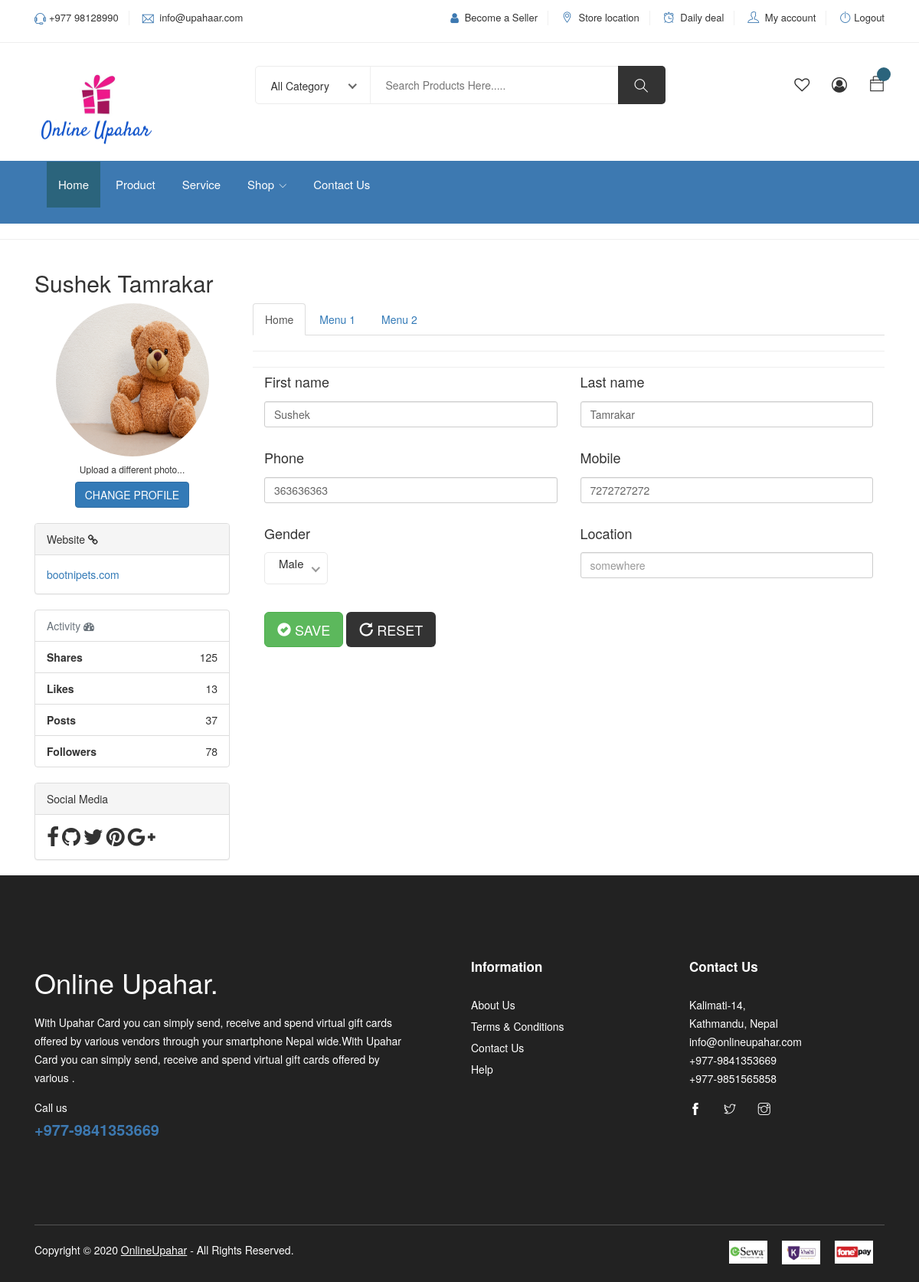
The page /userprofile/ (signed in) on the database its author committed.
### Account/models.py (models this page shows, shortened)
class Account(AbstractBaseUser):
    email = models.EmailField(
        verbose_name='email address',
        max_length=255,
        unique=True,
    )
    username = models.CharField(max_length=50, null=True, blank=True)
    account_name = models.CharField(max_length=50, null=True, blank=True)
    is_active = models.BooleanField(default=True)
    is_admin = models.BooleanField(default=False)
    token = models.CharField(max_length=20, blank=True, null=True)
    is_verified = models.BooleanField(default=False)
    send_first_email = models.BooleanField(default=False)
    profile_create = models.BooleanField(default=False)
    is_seller = models.BooleanField(default=False)
    objects = AccountManager()
    USERNAME_FIELD = 'email'
    REQUIRED_FIELDS = ['account_name']
    def __str__(self):
        return self.email

### Profile/models.py (models this page shows, shortened)
class Profile(models.Model):
    user = models.OneToOneField(Account,on_delete=models.CASCADE, null=True, blank=True)
    first_name = models.CharField(max_length=50, null=True, blank=True)
    last_name = models.CharField(max_length=50, null=True, blank=True)
    phone = models.CharField(max_length=15, null=True, blank=True)
    mobile = models.CharField(max_length=15, null=True, blank=True)
    profile_image = models.ImageField(default="images/img1.jpg",upload_to='user_profile_img',blank=True,null=True)
    gender = models.CharField(max_length=30,choices=gender_list, null=True, blank=True)
    location = models.CharField(max_length=50, null=True, blank=True)
    @property
    def imageURL(self):
        try:
            url = self.profile_image.url
        except:
            url = ''
        return url

### Profile/views.py (the view, shortened to what this page needs)
# urls.py: path('userprofile/',views.userProfile,name='userprofile'),
def userProfile(request):
	if request.method == 'GET':
		userinfo = Account.objects.get(id=request.user.id)
		profile = Profile.objects.get(user_id=request.user.id)
		context = {
			'profile' : profile,
			'userinfo' : userinfo,
		}
		return render(request,'userprofile/profile.html',context)
	return render(request,'userprofile/profile.html')

### templates/userprofile/profile.html (shortened to what this page needs)
{% extends 'master/base.html' %}
{% load static %}
{% block body %}
<link href="//maxcdn.bootstrapcdn.com/bootstrap/4.1.1/css/bootstrap.min.css" rel="stylesheet" id="bootstrap-css">
<link href="//maxcdn.bootstrapcdn.com/bootstrap/4.0.0/css/bootstrap.min.css" rel="stylesheet" id="bootstrap-css">
<head>
  <link rel="stylesheet" href="https://maxcdn.bootstrapcdn.com/bootstrap/3.3.7/css/bootstrap.min.css">
</head>
<hr>
<div class="container bootstrap snippet">
    <div class="row">
  		<div class="col-sm-10"><h2>{{request.user.account_name}}</h2></div>
    </div>
    <div class="row">
  		<div class="col-sm-3">
      <div class="text-center">
        <a href="#"><img class="rounded-circle" src="{{ profile.imageURL }}" style="height:200px;width: 200px;background-color: #bbb;margin:auto;border-radius: 50%;display: inline-block;border-radius: 10px;
  background: white;"></a>
        <h6>Upload a different photo...</h6>
        <button type="button" class="btn btn-primary" data-toggle="modal" data-target=".bd-example-modal-sm">Change Profile</button>
      </div></hr><br>
          <div class="panel panel-default">
            <div class="panel-heading">Website <i class="fa fa-link fa-1x"></i></div>
            <div class="panel-body"><a href="http://bootnipets.com">bootnipets.com</a></div>
          </div>
          <ul class="list-group">
            <li class="list-group-item text-muted">Activity <i class="fa fa-dashboard fa-1x"></i></li>
            <li class="list-group-item text-right"><span class="pull-left"><strong>Shares</strong></span> 125</li>
            <li class="list-group-item text-right"><span class="pull-left"><strong>Likes</strong></span> 13</li>
            <li class="list-group-item text-right"><span class="pull-left"><strong>Posts</strong></span> 37</li>
            <li class="list-group-item text-right"><span class="pull-left"><strong>Followers</strong></span> 78</li>
          </ul>
          <div class="panel panel-default">
            <div class="panel-heading">Social Media</div>
            <div class="panel-body">
            	<i class="fa fa-facebook fa-2x"></i> <i class="fa fa-github fa-2x"></i> <i class="fa fa-twitter fa-2x"></i> <i class="fa fa-pinterest fa-2x"></i> <i class="fa fa-google-plus fa-2x"></i>
            </div>
          </div>
        </div>
    	<div class="col-sm-9">
            <ul class="nav nav-tabs">
                <li class="active"><a data-toggle="tab" href="#home">Home</a></li>
                <li><a data-toggle="tab" href="#messages">Menu 1</a></li>
                <li><a data-toggle="tab" href="#settings">Menu 2</a></li>
              </ul>
          <div class="tab-content">
            <div class="tab-pane active" id="home">
                <hr>
                  <form enctype="multipart/form-data" class="form" method="POST" id="registrationForm">
                      <div class="form-group">
                          <div class="col-xs-6">
                              <label for="first_name"><h4>First name</h4></label>
                              <input type="text" class="form-control" name="first_name" id="first_name" placeholder="first name" title="enter your first name if any." value = '{{profile.first_name}}'>
                          </div>
                      </div>
                      <div class="form-group">
                          <div class="col-xs-6">
                            <label for="last_name"><h4>Last name</h4></label>
                              <input type="text" class="form-control" name="last_name" id="last_name" placeholder="last name" title="enter your last name if any." value = '{{profile.last_name}}'>
                          </div>
                      </div>
                      <div class="form-group">
                          <div class="col-xs-6">
                              <label for="phone"><h4>Phone</h4></label>
                              <input type="text" class="form-control" name="phone" id="phone" placeholder="enter phone" title="enter your phone number if any." value = '{{profile.phone}}'>
                          </div>
                      </div>
                      <div class="form-group">
                          <div class="col-xs-6">
                             <label for="mobile"><h4>Mobile</h4></label>
                              <input type="text" class="form-control" name="mobile" id="mobile" placeholder="enter mobile number" title="enter your mobile number if any." value = '{{profile.mobile}}'>
                          </div>
                      </div>
                      <div class="form-group">
                          <div class="col-xs-6">
                              <label for="gender"><h4>Gender</h4></label><br>
                          </div>
                      </div>
                      <div class="form-group">
                          <div class="col-xs-6">
                              <label for="email"><h4>Location</h4></label>
                              <input type="text" class="form-control" id="location" name="location" placeholder="somewhere" title="enter a location" value = '{{profile.location}}'>
                          </div>
                      </div>
                      <div class="form-group">
                           <div class="col-xs-12">
                                <br>
                              	<button class="btn btn-lg btn-success" type="submit"><i class="glyphicon glyphicon-ok-sign"></i> Save</button>
                               	<button class="btn btn-lg" type="reset"><i class="glyphicon glyphicon-repeat"></i> Reset</button>
                            </div>
                      </div>
              	</form>
              <hr>
             </div>
              </div>
          </div>
        </div>
    </div>
{% endblock %}

### templates/master/base.html (shortened to what this page needs)
{% load static %}
<!DOCTYPE html>
<html lang="zxx">
<head>
	<link rel="stylesheet" href="{% static 'css/bootstrap.css' %}">
    <link rel="stylesheet" href="{% static 'css/magnific-popup.min.css' %}">
    <link rel="stylesheet" href="{% static 'css/font-awesome.css' %}">
	<link rel="stylesheet" href="{% static 'css/jquery.fancybox.min.css' %}">
    <link rel="stylesheet" href="{% static 'css/themify-icons.css' %}">
    <link rel="stylesheet" href="{% static 'css/niceselect.css' %}">
    <link rel="stylesheet" href="{% static 'css/animate.css' %}">
    <link rel="stylesheet" href="{% static 'css/flex-slider.min.css' %}">
    <link rel="stylesheet" href="{% static 'css/owl-carousel.css' %}">
    <link rel="stylesheet" href="{% static 'css/slicknav.min.css' %}">
	<link rel="stylesheet" href="{% static 'css/reset.css' %}">
	<link rel="stylesheet" href="{% static 'css/style.css' %}">
	<link rel="stylesheet" href="{% static 'css/style_2.css' %}">
    <link rel="stylesheet" href="{% static 'css/responsive.css' %}">
    <link rel="stylesheet" type="text/css" href="{% static 'css/product_details.css' %}">
    <link rel="stylesheet" type="text/css" href="{% static 'css/billing_form.css' %}">
</head>
<body class="js">
		<header class="header shop">
			<div class="topbar">
				<div class="container">
					<div class="row">
						<div class="col-lg-4 col-md-12 col-12">
							<div class="top-left">
								<ul class="list-main">
									<li><i class="ti-headphone-alt"></i>+977 98128990</li>
								<li><i class="ti-email"></i> info@upahaar.com</li>
								</ul>
							</div>
						</div>
						<div class="col-lg-8 col-md-12 col-12">
							<div class="right-content">
								<ul class="list-main">
									<li><i class="fa fa-user"></i> <a href="{% url 'SellerAccount:sellerlogin' %}">Become a Seller</a></li>
									<li><i class="ti-location-pin"></i> Store location</li>
									<li><i class="ti-alarm-clock"></i> <a href="#">Daily deal</a></li>
									{% if user.is_authenticated %}
									<li><i class="ti-user"></i> <a href="{% url 'Profile:completeuserprofile' %}">My account</a></li>
									<li><i class="ti-power-off"></i><a href="{% url 'Account:logout' %}">Logout</a></li>
									{% else %}
									<li><i class="ti-power-off"></i><a href="{% url 'Account:login' %}}">Login</a></li>
									{% endif %}
								</ul>
							</div>
						</div>
					</div>
				</div>
			</div>
			<div class="middle-inner">
				<div class="container">
					<div class="row">
						<div class="col-lg-2 col-md-2 col-12">
							<div class="logo">
								<a href="index.html"><img src="{% static 'images/Contentder.png' %}" alt="logo"></a>
							</div>
						</div>
						<div class="col-lg-8 col-md-7 col-12">
							<div class="search-bar-top">
								<div class="search-bar">
									<form>
										<input name="search" placeholder="Search Products Here....." type="search">
										<button class="btnn"><i class="ti-search"></i></button>
									</form>
								</div>
							</div>
						</div>
						<div class="col-lg-2 col-md-3 col-12">
							<div class="right-bar">
								<div class="sinlge-bar">
									<a href="#" class="single-icon"><i class="fa fa-heart-o" aria-hidden="true"></i></a>
								</div>
								<div class="sinlge-bar">
									<a href="#" class="single-icon"><i class="fa fa-user-circle-o" aria-hidden="true"></i></a>
								</div>
								<div class="sinlge-bar shopping">
									<a href="{% url 'Store:cartpage' %}" class="single-icon"><i class="ti-bag"></i> <span class="total-count">{{cartItems}}</span></a>
								</div>
							</div>
						</div>
					</div>
				</div>
			</div>
			<div class="header-inner">
				<div class="container">
					<div class="cat-nav-head">
						<div class="row">
							<div class="col-12">
								<div class="menu-area">
									<nav class="navbar navbar-expand-lg">
										<div class="navbar-collapse">
											<div class="nav-inner">
												<ul class="nav main-menu menu navbar-nav">
													<li class="active"><a href="{% url 'Store:homepage' %}">Home</a></li>
													<li><a href="#">Product</a></li>
													<li><a href="#">Service</a></li>
													<li><a href="#">Shop<i class="ti-angle-down"></i></a>
													</li>
													<li><a href="{% url 'ContactMail:contactpage' %}">Contact Us</a></li>
												</ul>
											</div>
										</div>
									</nav>
								</div>
							</div>
						</div>
					</div>
				</div>
			</div>
		</header>
		{% block body %}
		{% endblock %}
	<footer class="footer">
		<div class="footer-top section">
			<div class="container">
				<div class="row">
					<div class="col-lg-6 col-md-6 col-12">
						<div class="single-footer about">
							<div class="logo">
								<h1 style="color: white;">Online Upahar. </h1>
							</div>
							<p class="text">With Upahar Card you can simply send, receive and spend virtual gift cards offered by various vendors through your smartphone Nepal wide.With Upahar Card you can simply send, receive and spend virtual gift cards offered by various .</p>
							<p class="call"> Call us <span><a href="#">+977-9841353669</a></span></p>
						</div>
					</div>
					<div class="col-lg-3 col-md-6 col-12">
						<div class="single-footer links">
							<h4>Information</h4>
							<ul>
								<li><a href="#">About Us</a></li>
								<li><a href="#">Terms & Conditions</a></li>
								<li><a href="#">Contact Us</a></li>
								<li><a href="#">Help</a></li>
							</ul>
						</div>
					</div>
					<div class="col-lg-3 col-md-6 col-12">
						<div class="single-footer social">
							<h4>Contact Us</h4>
							<div class="contact">
								<ul>
									<li>Kalimati-14,</li>
									<li>Kathmandu, Nepal</li>
									<li>info@onlineupahar.com</li>
									<li>+977-9841353669</li>
									<li>+977-9851565858</li>
								</ul>
							</div>
							<ul>
								<li><a href="#"><i class="ti-facebook"></i></a></li>
								<li><a href="#"><i class="ti-twitter"></i></a></li>
								<li><a href="#"><i class="ti-instagram"></i></a></li>
							</ul>
						</div>
					</div>
				</div>
			</div>
		</div>
		<div class="copyright">
			<div class="container">
				<div class="inner">
					<div class="row">
						<div class="col-lg-6 col-12">
							<div class="left">
								<p>Copyright © 2020 <a href="#" target="_blank">OnlineUpahar</a>  -  All Rights Reserved.</p>
							</div>
						</div>
						<div class="col-lg-6 col-12">
							<div class="right">
								<img src="images/esewa.png" alt="#" style="width: 65px;height: auto;padding-right: 15px;">
								<img src="images/khalti.jpg" alt="#" style="width: 65px;height: auto;padding-right: 15px;">
								<img src="images/fone.png" alt="#" style="width: 65px;height: auto;padding-right: 15px;">
							</div>
						</div>
					</div>
				</div>
			</div>
		</div>
	</footer>
</body>
</html>

### static/css/billing_form.css (style rules this page uses)
input[type=text] { width: 100%; margin-bottom: 20px; padding: 12px; border: 1px solid #ccc; border-radius: 3px; }
label { margin-bottom: 10px; display: block; }

### rows shown on the page
Account: user.account_name "Sushek Tamrakar"
Profile: imageURL (picture), first_name "Sushek", last_name "Tamrakar", phone "363636363", mobile "7272727272"
